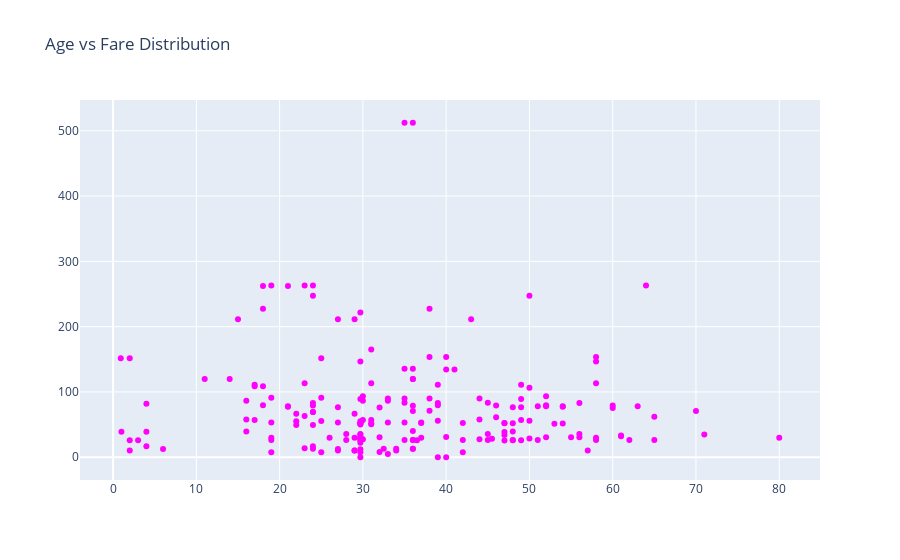

This figure's notebook cell:
### Code cell
trace=go.Scatter(x=final_data['Age'],y=final_data['Fare'],
                 text=final_data['Survived'],mode='markers',
                 marker={'color':'magenta'}
                )
lay=go.Layout(title="Age vs Fare Distribution")
fig=go.Figure(data=[trace],layout=lay)
iplot(fig)

### Figure 1 — Plotly figure (JSON) as saved in the notebook; plotly's stock layout.template omitted (floating-point values rounded to 4 significant figures; data arrays with more than 128 entries replaced by an {"elided": "..."} marker saying what was removed)
{"data": [{"marker": {"color": "magenta"}, "mode": "markers", "text": {"elided": "202 int values"}, "type": "scatter", "x": {"elided": "202 float values"}, "y": {"elided": "202 float values"}}], "layout": {"autosize": true, "title": {"text": "Age vs Fare Distribution"}, "xaxis": {"autorange": true, "range": [-3.866, 84.79], "type": "linear"}, "yaxis": {"autorange": true, "range": [-42.28, 554.6], "type": "linear"}}}
